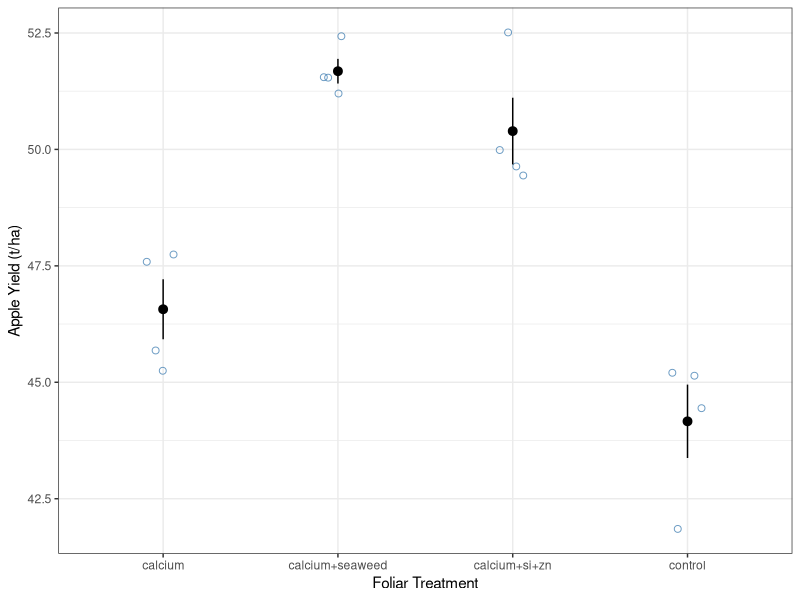

Recreate this plot in R.
## ---- chunk 1
library(ggplot2)
library(emmeans)
library(multcomp)
library(nlme)
## ---- chunk 2
apple <- read.csv('./data/apple.csv')
head(apple)
## ---- chunk 3
ggplot(apple, aes(x = foliar_trt, y = yield)) +
  geom_jitter(width = 0.1, 
              size = 2, 
              alpha = 0.8, 
              color = "steelblue", 
              shape = 1) +
  labs(x = "Foliar Treatment",
       y = "Apple Yield (t/ha)") +
  stat_summary(fun.data = 'mean_se')+
  theme_bw()
## ---- chunk 4
model <- lme(yield ~ foliar_trt,
             random = ~ 1 | block,
             data = apple)
anova(model)
## ---- chunk 5
emm <- emmeans(model, ~ foliar_trt)
pairs(emm, adjust = 'none')
## ---- chunk 6
pairs(emm, adjust = 'tukey')
## ---- chunk 7
contrast(emm, 
         method = list(
           calcium_vs_alone = c(1, -1/2, -1/2, 0)
         ))
## ---- chunk 8
cld(emm, adjust = 'tukey', Letters = letters)
## ---- chunk 9
